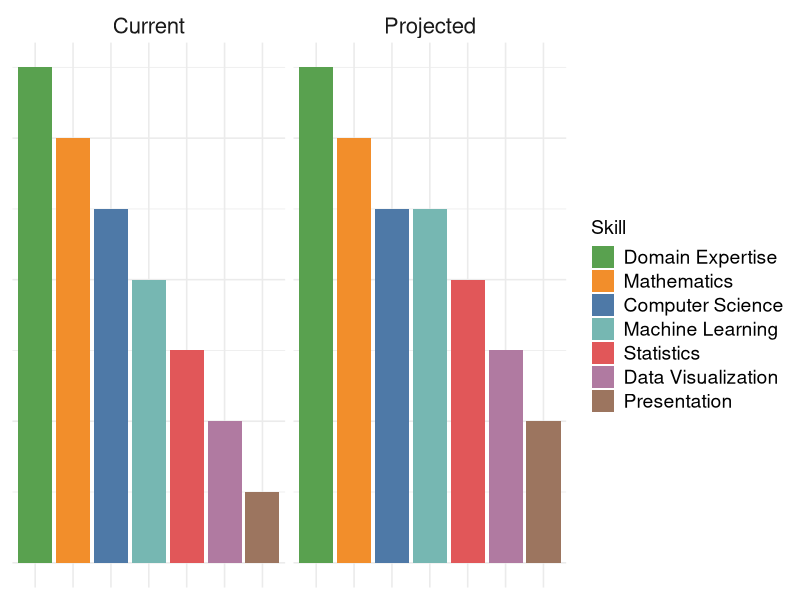
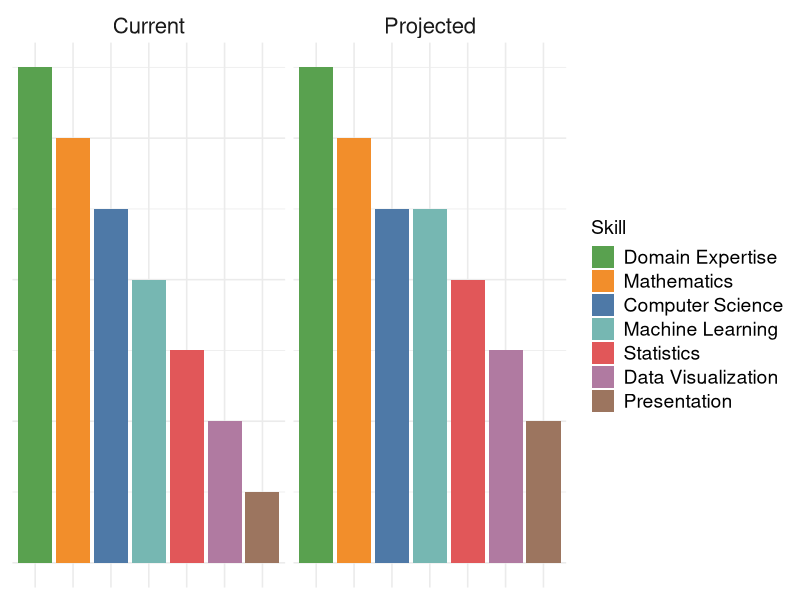

The R source for these figures, in order:
library(ggplot2)

skills <- data.frame(
  skill = c("Computer Science", "Mathematics", "Statistics", "Machine Learning",
            "Domain Expertise", "Data Visualization", "Presentation"),
  current = c(5, 6, 3, 4, 7, 2, 1),
  projected = c(5, 6, 4, 5, 7, 3, 2)
)

colors <- c(
  "Computer Science" = "#4E79A7",
  "Mathematics" = "#F28E2B",
  "Statistics" = "#E15759",
  "Machine Learning" = "#76B7B2",
  "Domain Expertise" = "#59A14F",
  "Data Visualization" = "#B07AA1",
  "Presentation" = "#9C755F"
)

skills_long <- reshape(
  skills,
  varying = c("current", "projected"),
  v.names = "level",
  timevar = "profile",
  times = c("Current", "Projected"),
  direction = "long"
)

skills_long$skill <- factor(
  skills_long$skill,
  levels = skills$skill[order(-skills$current)]
)

p <- ggplot(skills_long, aes(x = skill, y = level, fill = skill)) +
  geom_col() +
  scale_fill_manual(values = colors) +
  facet_wrap(~profile, nrow = 1) +
  labs(x = NULL, y = NULL, fill = "Skill") +
  theme_minimal(base_size = 12) +
  theme(
    strip.text = element_text(size = 16),
    axis.text.x = element_blank(),
    axis.ticks.x = element_blank(),
    axis.text.y = element_blank(),
    axis.ticks.y = element_blank(),
    legend.text = element_text(size = 14),
    legend.title = element_text(size = 14)
  )

print(p)

ggsave(
  "data_science_skill_profiles.png",
  p,
  width = 8.5,
  height = 6,
  units = "in",
  dpi = 300
)
